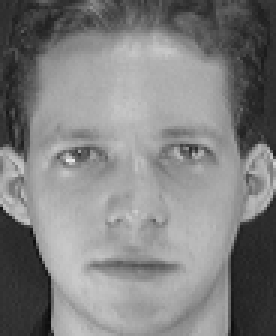
#> input picture KOKKILIGADDA _JAIDEEP_221CS1270/KNN on satellite images/face_data/s1/1.pgm, 92 x 112 px, given in place of 1.jpg, which was not available (shown 3 times larger)
$ jupyter execute --allow-errors 221CS1270_ML_Assignment1.ipynb
#> lines starting #> are read from the running program, lines starting #| are printed output that depends on the picture; pictures that were not available may be replaced by others from this repository, and a replacement may not be noted
[cell 1]
import matplotlib.pyplot as plt
import numpy as np
from numpy.linalg import inv,det,eig
import cv2
import math
from PIL import Image
import heapq
from sklearn.model_selection import train_test_split
from sklearn.naive_bayes import GaussianNB

[cell 2]
img1 = cv2.imread('1.jpg',0) # image reading with opencv
#> img1 is the input picture: shape (112, 92); min 11, max 234, mean 128.3
img2 = cv2.imread('2.jpg',0)
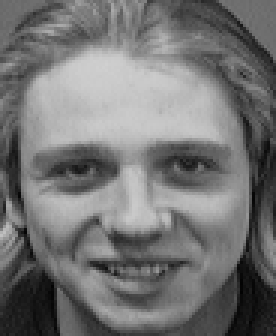
#> input picture KOKKILIGADDA _JAIDEEP_221CS1270/KNN on satellite images/face_data/s12/2.pgm, 92 x 112 px, given in place of 2.jpg, which was not available (shown 3 times larger)
#> img2 is the input picture: shape (112, 92); min 2, max 208, mean 115.9
img3 = cv2.imread('3.jpg',0)
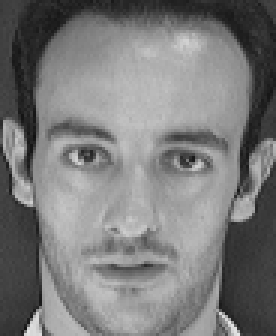
#> input picture KOKKILIGADDA _JAIDEEP_221CS1270/KNN on satellite images/face_data/s16/3.pgm, 92 x 112 px, given in place of 3.jpg, which was not available (shown 3 times larger)
#> img3 is the input picture: shape (112, 92); min 16, max 229, mean 122.6
img4 = cv2.imread('4.jpg',0)
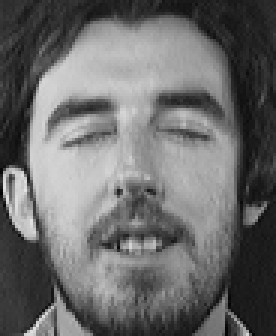
#> input picture KOKKILIGADDA _JAIDEEP_221CS1270/KNN on satellite images/face_data/s11/4.pgm, 92 x 112 px, given in place of 4.jpg, which was not available (shown 3 times larger)
#> img4 is the input picture: shape (112, 92); min 3, max 228, mean 107.2

[cell 3]
img_1=np.ravel(img1)
#> img_1 = 10304 values, max 234 at index 4898, min 11 at index 9676, mean 128.3
img_2=np.ravel(img2)
#> img_2 = 10304 values, max 208 at index 1967, min 2 at index 9004, mean 115.9
img_3=np.ravel(img3)
#> img_3 = 10304 values, max 229 at index 10291, min 16 at index 4151, mean 122.6
img_4=np.ravel(img4)
#> img_4 = 10304 values, max 228 at index 5804, min 3 at index 5888, mean 107.2
l=[img_1,img_2,img_3,img_4]

[cell 4]
cov_data = np.cov(l)
#> cov_data = [[2842.6, 1446.7, 2038.2, 2146.9], [1446.7, 2528.4, 1176.1, 1435.8], [2038.2, 1176.1, 2601.2, 1887.9], [2146.9, 1435.8, 1887.9, 3722.2]]
eigen_val,eigen_vector=eig(cov_data)
#> eigen_val = [8132.7, 656.1, 1326.7, 1578.9]; eigen_vector = [[-0.528, -0.752, -0.394, 0.0122], [-0.387, 0.12, 0.261, -0.876], [-0.477, 0.644, -0.586, 0.124], [-0.587, 0.0742, 0.658, 0.465]]

[cell 5]
eigen_val,eigen_vector = (list(t) for t in zip(*sorted(zip(eigen_val,eigen_vector),reverse=True)))
#> eigen_val = [8132.7, 1578.9, 1326.7, 656.1]; eigen_vector = [[-0.528, -0.752, -0.394, 0.0122], [-0.587, 0.0742, 0.658, 0.465], [-0.477, 0.644, -0.586, 0.124], [-0.387, 0.12, 0.261, -0.876]]
